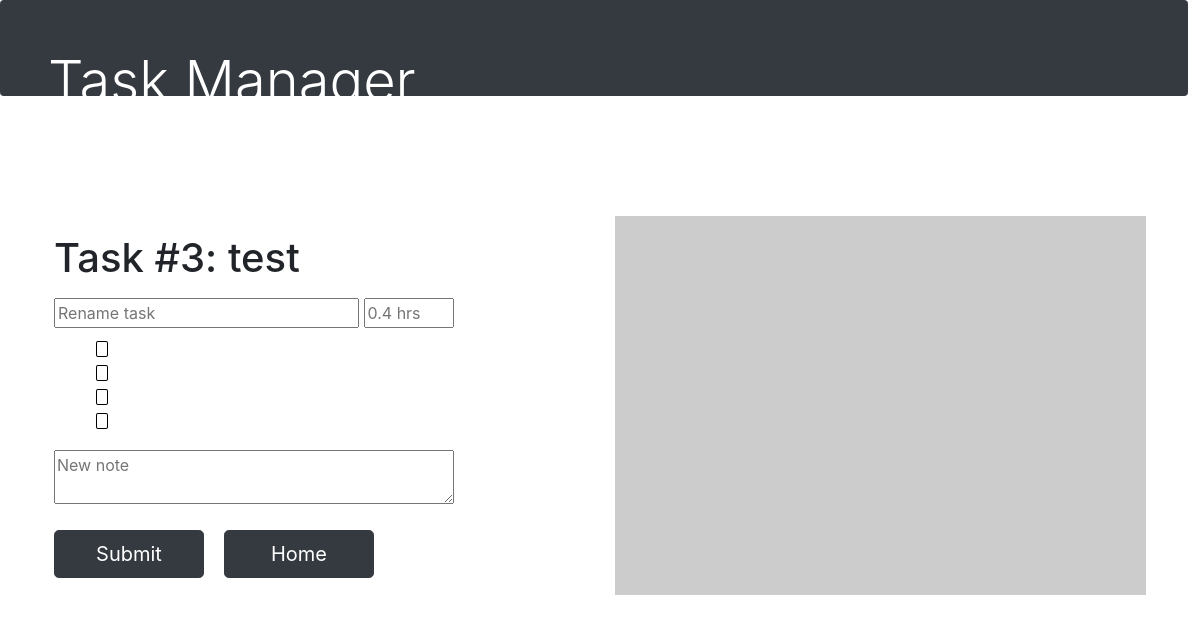
The page /edit/3 on the database its author committed.
### main.py (models this page shows)
class TaskList(db.Model):
    id = db.Column(db.Integer, primary_key=True, autoincrement=True)
    name = db.Column(db.String(256))
    date_start = db.Column(db.String, default=datetime.today().strftime('%d-%m-%Y'))
    date_end = db.Column(db.String)
    hours_spent = db.Column(db.Float)
    task_start_time = db.Column(db.Float)
    active = db.Column(db.Boolean, default=False)
    completed = db.Column(db.Boolean, default=False)

class Notes(db.Model):
    id = db.Column(db.Integer, primary_key=True)
    task_id = db.Column(db.Integer)
    note = db.Column(db.String)
    done = db.Column(db.Boolean, default=False)

### main.py (the view, shortened to what this page needs)
@app.route("/edit/<task_id>", methods=["GET", "POST"])
def edit(task_id):
    edit_task = TaskList.query.get(task_id)
    notes = db.session.query(Notes).filter_by(task_id=edit_task.id).all()
    if request.method == "GET":
        return render_template("edit.html", task=edit_task, notes=notes)
    db.session.commit()
    active_tasks = db.session.query(TaskList).filter_by(completed=False).all()
    completed_tasks = db.session.query(TaskList).filter_by(completed=True).all()
    return redirect(url_for('home', active_tasks=active_tasks, completed_tasks=completed_tasks))

### templates/edit.html (shortened to what this page needs)
<!DOCTYPE html>
<html lang="en">
<head>
    <link rel="stylesheet" href="https://stackpath.bootstrapcdn.com/bootstrap/4.5.2/css/bootstrap.min.css">
    <link rel="stylesheet" href="{{ url_for('static', filename='styles.css') }}">
</head>
  <body>
  <div class="task-man p-4 p-md-5 mb-4 text-white rounded bg-dark">
      <div class="col-md-6 px-0">
          <h1 class="display-4">Task Manager</h1>
      </div>
  </div>
  <div class="edit-screen container col-xxl-8 px-4 py-5">
    <div class="row flex-lg-row-reverse align-items-center g-5 py-5">
      <div class="col-10 col-sm-8 col-lg-6">
        <img src="https://picsum.photos/700/500" class="d-block mx-lg-auto img-fluid">
      </div>
      <div class="col-lg-6">
        <h1 class="display-5 fw-bold lh-1 mb-3">Task #{{ task.id }}: {{ task.name }}</h1>
          <form action="" method="POST">
              <input type="string", name="name", style="width:305px;", placeholder="Rename task">
              <input type="float", name="hours", style="width:90px;", placeholder="{{ '%0.1f' | format(task.hours_spent|float) }} hrs"><br>
              <ul>
                  {% if notes %}
                  {% for note in notes %}
                  {% if note.done == True %}
                  <li><a href="/note/{{ task.id }}/{{ note.id }}"><img class="check" src="{{url_for('static', filename='file-check.svg') }}" /></a><span></span>{{ note.note }}</li>
                  {% else %}
                  <li><a href="/note/{{ task.id }}/{{ note.id }}"><img class="check" src="{{url_for('static', filename='file.svg') }}" /></a>{{ note.note }}</li>
                  {% endif %}
                  {% endfor %}
                  {% endif %}
              </ul>
              <textarea maxlength="249", style="width:400px;", name="notes", placeholder="New note"></textarea>
        <div class="d-grid gap-2 d-md-flex justify-content-md-start">
            <button class="btn btn-dark btn-lg px-4 me-md-2" type="submit">Submit</button>
            <a class="btn btn-dark btn-lg px-4 me-md-2" href="{{ url_for('home') }}">Home</a>
            <br>
        </div>
          </form>
      </div>
    </div>
  </div>
  </body>
</html>

### static/styles.css (style rules this page uses)
.task-man { height: 18vh; width: 99vw; }
.btn { width: 150px; margin: 0 10px; }
textarea { margin-bottom: 20px; }
.edit-screen .btn { position: relative; right: 10px; }
ul { list-style-type: none; margin-top: 10px; }
.check { position: relative; bottom: 2px; }
@media only screen and (max-width:1300px) { .task-man { height: 8vh; } }

### rows shown on the page
TaskList: id "3", name "test", hours "0.4 hrs"
Notes: done False (drawn)
Notes: done False (drawn)
Notes: done False (drawn)
Notes: done False (drawn)
